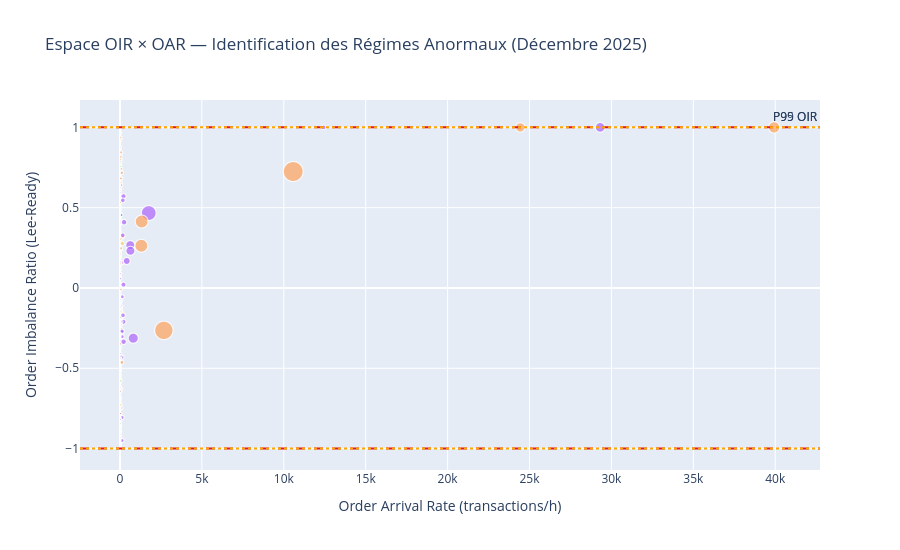

Notebook cell for this chart:
### Code cell
# OIR — Détection avec Bollinger + Z-score
oir_all = df_of.set_index('Ticker').groupby('Ticker')['OIR'].mean().reset_index()
p99_oir = df_of['OIR'].abs().quantile(0.99)
p95_oir = df_of['OIR'].abs().quantile(0.95)

fig = px.scatter(
    df_of.dropna(subset=['OIR','OAR']),
    x='OAR', y='OIR',
    color='Ticker',
    size='Nb_Transactions',
    hover_data=['Jour','Ticker','Nb_Transactions','Volatilite_Intraday'],
    title='Espace OIR × OAR — Identification des Régimes Anormaux (Décembre 2025)',
    labels={'OIR': 'Order Imbalance Ratio (Lee-Ready)',
            'OAR': 'Order Arrival Rate (transactions/h)'}
)
fig.add_hline(y=p99_oir, line_dash='dash', line_color='crimson', annotation_text='P99 OIR')
fig.add_hline(y=-p99_oir, line_dash='dash', line_color='crimson')
fig.add_hline(y=p95_oir, line_dash='dot', line_color='orange', annotation_text='P95 OIR')
fig.add_hline(y=-p95_oir, line_dash='dot', line_color='orange')
fig.update_layout(height=550, showlegend=False)
fig.show()
